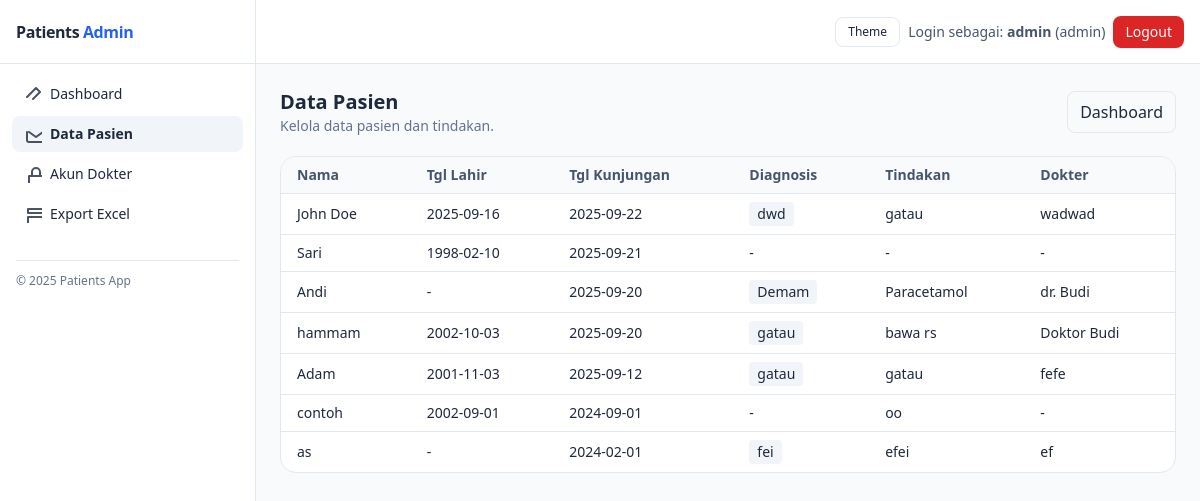
The app's page /patients (signed in) with its own data.
### app/models.py (models this page shows)
class User(Base):
    __tablename__ = "users"
    id = Column(Integer, primary_key=True, index=True)
    username = Column(String(50), unique=True, index=True, nullable=False)
    password_hash = Column(String(255), nullable=False)
    role = Column(String(20), nullable=False, default="admin")  # 'dokter' or 'admin'
    created_at = Column(DateTime(timezone=True), server_default=func.now())

class Patient(Base):
    __tablename__ = "patients"
    id = Column(Integer, primary_key=True, index=True)
    nama = Column(String(120), nullable=False)
    tanggal_lahir = Column(Date, nullable=True)
    tanggal_kunjungan = Column(Date, nullable=False)
    diagnosis = Column(Text, nullable=True)
    tindakan = Column(Text, nullable=True)
    dokter = Column(String(120), nullable=True)

### app/routers/patients.py (the view)
@router.get("", response_class=HTMLResponse)
def list_patients(
    request: Request,
    db: Session = Depends(get_db),
    user: User = Depends(get_current_user),
):
    from ..templates_engine import templates
    try:
        patients = db.query(Patient).order_by(Patient.tanggal_kunjungan.desc()).all()
    except SQLAlchemyError:
        raise HTTPException(status_code=500, detail="Gagal mengambil data pasien.")
    return templates.TemplateResponse("patients_list.html", {"request": request, "patients": patients, "user": user})

### app/templates/patients_list.html (shortened to what this page needs)
{% extends "base.html" %}
{% block content %}
<div class="flex items-center justify-between mb-5">
  <div>
    <h1 class="text-xl font-semibold">Data Pasien</h1>
    <p class="text-sm text-slate-500 dark:text-slate-400">Kelola data pasien dan tindakan.</p>
  </div>
  <div class="flex gap-2">
    <a href="/dashboard" class="px-3 py-2 rounded-lg border border-slate-200 dark:border-slate-700">Dashboard</a>
  </div>
</div>
<div class="rounded-2xl border border-slate-200 dark:border-slate-700 bg-white dark:bg-slate-800 overflow-x-auto">
  <table class="min-w-full text-sm">
    <thead class="bg-slate-50 dark:bg-slate-900/50">
      <tr class="text-left text-slate-600 dark:text-slate-300">
        <th class="px-4 py-2">Nama</th>
        <th class="px-4 py-2">Tgl Lahir</th>
        <th class="px-4 py-2">Tgl Kunjungan</th>
        <th class="px-4 py-2">Diagnosis</th>
        <th class="px-4 py-2">Tindakan</th>
        <th class="px-4 py-2">Dokter</th>
      </tr>
    </thead>
    <tbody>
      {% for p in patients %}
      <tr class="border-t border-slate-200 dark:border-slate-700">
        <td class="px-4 py-2">{{ p.nama }}</td>
        <td class="px-4 py-2">{{ p.tanggal_lahir or '-' }}</td>
        <td class="px-4 py-2">{{ p.tanggal_kunjungan }}</td>
        <td class="px-4 py-2">
          {% if p.diagnosis %}<span class="inline-flex px-2 py-0.5 rounded bg-slate-100 dark:bg-slate-700">{{ p.diagnosis }}</span>{% else %}-{% endif %}
        </td>
        <td class="px-4 py-2">{{ p.tindakan or '-' }}</td>
        <td class="px-4 py-2">{{ p.dokter or '-' }}</td>
      </tr>
      {% else %}
      <tr>
        <td colspan="7" class="px-4 py-6 text-center text-slate-500">Belum ada data.</td>
      </tr>
      {% endfor %}
    </tbody>
  </table>
</div>
{% endblock %}

### app/templates/base.html (shortened to what this page needs)
<!DOCTYPE html>
<html lang="id" class="h-full">
<head>
  <script src="https://cdn.tailwindcss.com"></script>
</head>
<body class="h-full bg-slate-50 text-slate-800 dark:bg-slate-900 dark:text-slate-100">
  {% set _user = user if (user is defined) else None %}
  {% set path = request.url.path if (request is defined) else '' %}
  {% if _user %}
  <div class="flex h-full">
    <aside id="sidebar"
           class="fixed z-40 inset-y-0 left-0 w-64 transform transition-transform duration-200 ease-in-out
                  bg-white/95 dark:bg-slate-800/90 backdrop-blur border-r border-slate-200 dark:border-slate-700
                  translate-x-0 md:translate-x-0 -translate-x-full md:static md:inset-auto md:transform-none">
      <div class="flex items-center h-16 px-4 border-b border-slate-200 dark:border-slate-700">
        <a href="/dashboard" class="font-semibold tracking-tight">
          Patients <span class="text-primary-600">Admin</span>
        </a>
      </div>
      <nav class="p-3 space-y-1 text-sm">
        <a href="/dashboard"
           class="flex items-center gap-2 px-3 py-2 rounded-lg hover:bg-slate-100 dark:hover:bg-slate-700 {{ 'bg-slate-100 dark:bg-slate-700 font-semibold' if path.startswith('/dashboard') else '' }}">
          <svg width="18" height="18" fill="none" stroke="currentColor" class="opacity-80"><path stroke-linecap="round" stroke-linejoin="round" stroke-width="2" d="M3 12l2-2m0 0l7-7 4 4-7 7m-6 6h18"/></svg>
          Dashboard
        </a>
        <a href="/patients"
           class="flex items-center gap-2 px-3 py-2 rounded-lg hover:bg-slate-100 dark:hover:bg-slate-700 {{ 'bg-slate-100 dark:bg-slate-700 font-semibold' if path.startswith('/patients') else '' }}">
          <svg width="18" height="18" fill="none" stroke="currentColor" class="opacity-80"><path stroke-linecap="round" stroke-linejoin="round" stroke-width="2" d="M19 7l-7 5-7-5m14 10H5a2 2 0 01-2-2V7"/></svg>
          Data Pasien
        </a>
        {% if _user.role == 'admin' %}
        <a href="/users"
          class="flex items-center gap-2 px-3 py-2 rounded-lg hover:bg-slate-100 dark:hover:bg-slate-700 {{ 'bg-slate-100 dark:bg-slate-700 font-semibold' if path.startswith('/users') else '' }}">
          <svg width="18" height="18" fill="none" stroke="currentColor" class="opacity-80">
            <path stroke-linecap="round" stroke-linejoin="round" stroke-width="2" d="M16 11V7a4 4 0 10-8 0v4M5 11h14v9H5z"/>
          </svg>
          Akun Dokter
        </a>
        {% endif %}
        <a href="/export.xlsx"
           class="flex items-center gap-2 px-3 py-2 rounded-lg hover:bg-slate-100 dark:hover:bg-slate-700">
          <svg width="18" height="18" fill="none" stroke="currentColor" class="opacity-80"><path stroke-linecap="round" stroke-linejoin="round" stroke-width="2" d="M4 4h16v4H4zM4 12h16v8H4z"/></svg>
          Export Excel
        </a>
      </nav>
      <div class="mt-auto p-4 text-xs text-slate-500 dark:text-slate-400">
        <div class="border-t pt-3 border-slate-200 dark:border-slate-700">
          &copy; <span id="year"></span> Patients App
        </div>
      </div>
    </aside>
    <div class="flex-1 flex flex-col">
      <header class="h-16 bg-white/95 dark:bg-slate-800/90 backdrop-blur border-b border-slate-200 dark:border-slate-700 flex items-center px-4 gap-2">
        <div class="ml-auto flex items-center gap-2">
          <button type="button" class="inline-flex items-center gap-2 text-xs px-3 py-1.5 rounded-lg border border-slate-200 dark:border-slate-700" onclick="toggleTheme()">Theme</button>
          <div class="text-sm text-slate-600 dark:text-slate-300">
            Login sebagai: <b>{{ _user.username }}</b> ({{ _user.role }})
          </div>
          <a href="/logout" class="inline-flex items-center gap-2 text-sm font-medium px-3 py-1.5 rounded-lg bg-red-600 text-white hover:bg-red-700 active:bg-red-800 focus:outline-none focus:ring-2 focus:ring-red-500/50 transition shadow-sm">Logout</a>
        </div>
      </header>
  {% endif %}
  <main class="{% if _user %}p-4 md:p-6{% else %}min-h-full flex items-center justify-center p-6{% endif %}">
    <div class="{% if _user %}max-w-6xl mx-auto w-full{% else %}w-full max-w-lg{% endif %}">
      {% block content %}{% endblock %}
    </div>
  </main>
  {% if _user %}
    </div>
  </div>
  {% endif %}
</body>
</html>

### app/templates/base.html (style rules this page uses)
html, body { height: 100%; }

### records on screen
User: username "admin", role "admin"
Patient: nama "John Doe", tanggal_lahir "2025-09-16", tanggal_kunjungan "2025-09-22", diagnosis "dwd", tindakan "gatau", dokter "wadwad"
Patient: nama "Sari", tanggal_lahir "1998-02-10", tanggal_kunjungan "2025-09-21", tindakan "-", dokter "-"
Patient: nama "Andi", tanggal_lahir "-", tanggal_kunjungan "2025-09-20", diagnosis "Demam", tindakan "Paracetamol", dokter "dr. Budi"
Patient: nama "hammam", tanggal_lahir "2002-10-03", tanggal_kunjungan "2025-09-20", diagnosis "gatau", tindakan "bawa rs", dokter "Doktor Budi"
Patient: nama "Adam", tanggal_lahir "2001-11-03", tanggal_kunjungan "2025-09-12", diagnosis "gatau", tindakan "gatau", dokter "fefe"
Patient: nama "contoh", tanggal_lahir "2002-09-01", tanggal_kunjungan "2024-09-01", tindakan "oo", dokter "-"
Patient: nama "as", tanggal_lahir "-", tanggal_kunjungan "2024-02-01", diagnosis "fei", tindakan "efei", dokter "ef"
